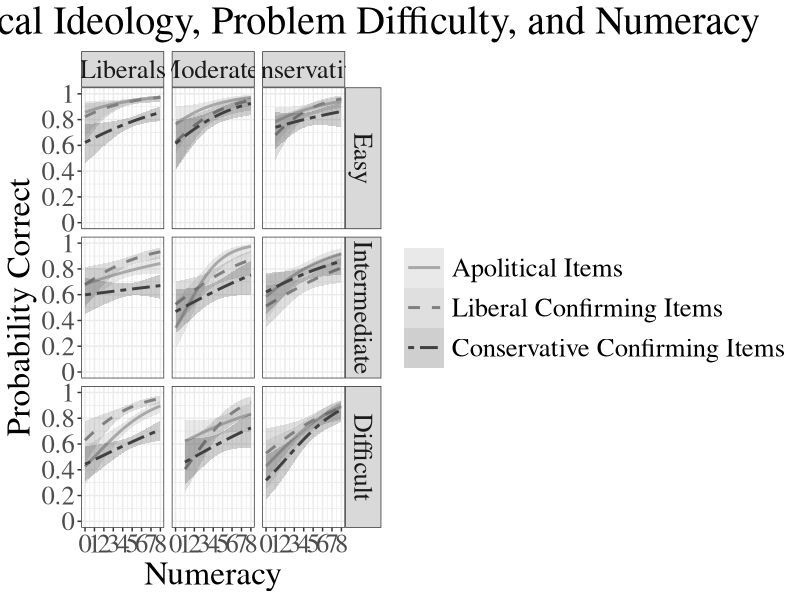
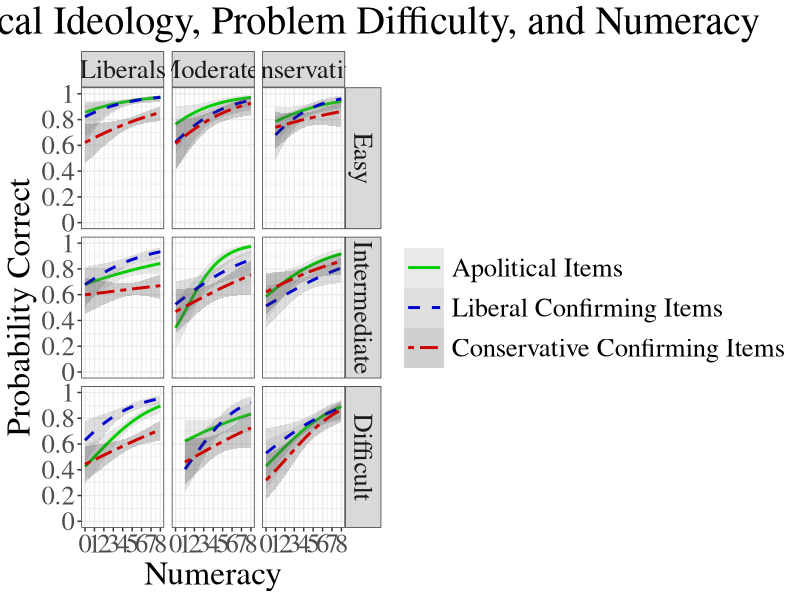

R code for these plots, in order:
diffdatalongpols <- read.csv("MN_Figure_4_data.csv")
diffdatalongpols$catpolitical <- factor(diffdatalongpols$catpolitical, levels = c("Liberals", "Moderates", "Conservatives"))
diffdatalongpols$Difficulty_forgraphs <- factor(diffdatalongpols$Difficulty_forgraphs, levels = c("Easy", "Intermediate", "Difficult"))
diffdatalongpols$PConTypeLabeled <- factor(diffdatalongpols$PConTypeLabeled, levels = c("Apolitical Items", "Liberal Confirming Items", "Conservative Confirming Items"))

library(ggplot2)
#Plot probability correct logistic regression lines on problems based on:
#problem type, difficulty condition, a person's political ideology (created categories), and person's numeracy
Figure4 <-ggplot(data = diffdatalongpols, aes(x = Numeracy, y = ProblemCorr, color =PConTypeLabeled))+
  geom_smooth(method = "glm", method.args = list(family= "binomial"), aes(linetype=PConTypeLabeled, fill = PConTypeLabeled), size = 1, alpha = .25)+
  scale_y_continuous(limits = c(0,1),
                     labels= c(seq (0,1, .2)), 
                     breaks= c(seq (0,1, .2)))+
  scale_x_continuous(labels= c(seq (0,8, 1)), 
                     breaks= c(seq (0,8, 1)))+
  facet_grid(Difficulty_forgraphs~catpolitical)+
  scale_colour_manual(values=c("gray66","gray50", "gray25"))+
  scale_fill_manual(values=c("gray66","gray50", "gray25"))+
  scale_linetype_manual(values = c("solid", "dashed", "twodash"))+
  ylab('Probability Correct')+
  ggtitle("Correctness by Political Ideology, Problem Difficulty, and Numeracy")+
  theme_bw()+
  theme (plot.title = element_text(hjust = 0.5))+
  theme (text = element_text(size = 24, family = "serif"), 
         legend.title = element_blank(),
         legend.key.size = unit(2, "lines"))
Figure4

#Figure 4, except lines are colored according to problem type political ideology####
Figure4col <- Figure4 + scale_colour_manual(values=c("green3","blue3", "red3"))
Figure4col
